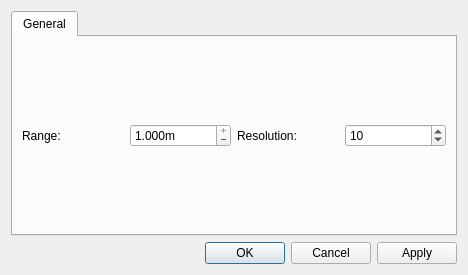
<?xml version="1.0" encoding="UTF-8"?>
<ui version="4.0">
 <class>SettingsDialog</class>
 <widget class="QDialog" name="SettingsDialog">
  <property name="geometry">
   <rect>
    <x>0</x>
    <y>0</y>
    <width>468</width>
    <height>275</height>
   </rect>
  </property>
  <property name="sizePolicy">
   <sizepolicy hsizetype="Preferred" vsizetype="Preferred">
    <horstretch>0</horstretch>
    <verstretch>0</verstretch>
   </sizepolicy>
  </property>
  <property name="windowTitle">
   <string>qudi: Cursor Scanner 3D - Settings</string>
  </property>
  <layout class="QVBoxLayout" name="verticalLayout">
   <item>
    <widget class="QTabWidget" name="settings_tabWidget">
     <property name="currentIndex">
      <number>0</number>
     </property>
     <widget class="QWidget" name="tab_1">
      <attribute name="title">
       <string>General</string>
      </attribute>
      <layout class="QGridLayout" name="gridLayout">
       <item row="0" column="3">
        <widget class="QSpinBox" name="cursor_resolution_SpinBox">
         <property name="toolTip">
          <string>&lt;html&gt;&lt;head/&gt;&lt;body&gt;&lt;p&gt;&lt;span style=&quot; font-size:10pt;&quot;&gt;Specify the distance between two subsequent scanned points for optimizer in xy scan.&lt;/span&gt;&lt;/p&gt;&lt;/body&gt;&lt;/html&gt;</string>
         </property>
         <property name="minimum">
          <number>1</number>
         </property>
         <property name="value">
          <number>10</number>
         </property>
        </widget>
       </item>
       <item row="0" column="0">
        <widget class="QLabel" name="range_label">
         <property name="toolTip">
          <string>&lt;html&gt;&lt;head/&gt;&lt;body&gt;&lt;p&gt;&lt;br/&gt;&lt;/p&gt;&lt;/body&gt;&lt;/html&gt;</string>
         </property>
         <property name="text">
          <string>Range:</string>
         </property>
        </widget>
       </item>
       <item row="0" column="2">
        <widget class="QLabel" name="res_label">
         <property name="text">
          <string>Resolution:</string>
         </property>
        </widget>
       </item>
       <item row="0" column="1">
        <widget class="ScienDSpinBox" name="cursor_range_DoubleSpinBox">
         <property name="toolTip">
          <string>&lt;html&gt;&lt;head/&gt;&lt;body&gt;&lt;p&gt;&lt;span style=&quot; font-size:10pt;&quot;&gt;Scan range of the optimizer in the xy area.&lt;/span&gt;&lt;/p&gt;&lt;/body&gt;&lt;/html&gt;</string>
         </property>
         <property name="buttonSymbols">
          <enum>QAbstractSpinBox::PlusMinus</enum>
         </property>
         <property name="specialValueText">
          <string/>
         </property>
         <property name="suffix">
          <string>m</string>
         </property>
         <property name="decimals">
          <number>3</number>
         </property>
         <property name="maximum">
          <double>1.000000000000000</double>
         </property>
         <property name="singleStep">
          <double>0.000001000000000</double>
         </property>
         <property name="value">
          <double>1.000000000000000</double>
         </property>
        </widget>
       </item>
      </layout>
     </widget>
    </widget>
   </item>
   <item>
    <widget class="QDialogButtonBox" name="buttonBox">
     <property name="locale">
      <locale language="English" country="UnitedStates"/>
     </property>
     <property name="orientation">
      <enum>Qt::Horizontal</enum>
     </property>
     <property name="standardButtons">
      <set>QDialogButtonBox::Apply|QDialogButtonBox::Cancel|QDialogButtonBox::Ok</set>
     </property>
     <property name="centerButtons">
      <bool>false</bool>
     </property>
    </widget>
   </item>
  </layout>
 </widget>
 <customwidgets>
  <customwidget>
   <class>ScienDSpinBox</class>
   <extends>QDoubleSpinBox</extends>
   <header>qtwidgets.scientific_spinbox.h</header>
  </customwidget>
 </customwidgets>
 <tabstops>
  <tabstop>buttonBox</tabstop>
 </tabstops>
 <resources/>
 <connections>
  <connection>
   <sender>buttonBox</sender>
   <signal>accepted()</signal>
   <receiver>SettingsDialog</receiver>
   <slot>accept()</slot>
   <hints>
    <hint type="sourcelabel">
     <x>257</x>
     <y>224</y>
    </hint>
    <hint type="destinationlabel">
     <x>157</x>
     <y>274</y>
    </hint>
   </hints>
  </connection>
  <connection>
   <sender>buttonBox</sender>
   <signal>rejected()</signal>
   <receiver>SettingsDialog</receiver>
   <slot>reject()</slot>
   <hints>
    <hint type="sourcelabel">
     <x>325</x>
     <y>224</y>
    </hint>
    <hint type="destinationlabel">
     <x>286</x>
     <y>274</y>
    </hint>
   </hints>
  </connection>
 </connections>
</ui>
